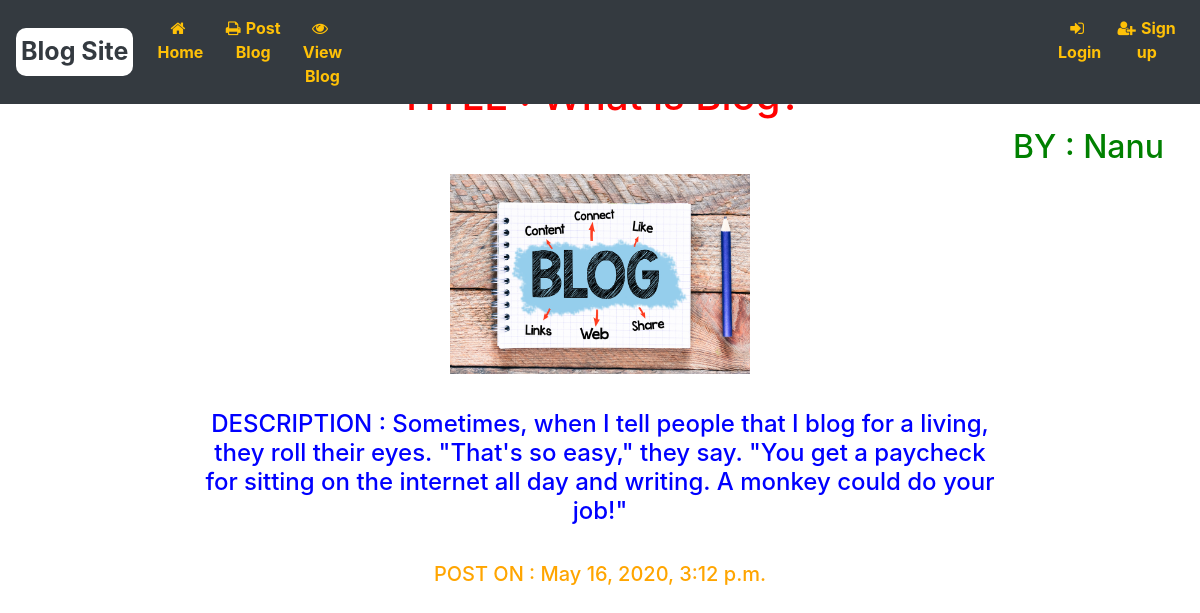
The page /Detail_View/4 on the database its author committed.
### Blog_App/models.py (models this page shows)
class Post_blog_form(models.Model):
    Title = models.CharField(max_length=200)
    Description = models.TextField()
    Pic = models.FileField(upload_to='images/')
    Author = models.CharField(max_length=50)
    Date_time = models.DateTimeField(default=datetime.now)

### Blog_App/views.py (the view)
# urls.py: path('Detail_View/<id>',views.DetailView),
def DetailView(request,id):
    blog_list=Post_blog_form.objects.get(id=id)
    blog_dict={'Blog':blog_list}
    if request.method=='POST':
        blog_list.delete()
        blog_dict.update({'msg':'Blog Deleted Successfully'})
    return render(request,'Blog_App/Detail_View.html',context=blog_dict)

### templates/Blog_App/Detail_View.html (shortened to what this page needs)
{% extends 'Blog_App/base.html' %}
{% load static%}
{% block parentblock %}
{% if Blog %}
<h1 id="ab">TITLE : {{Blog.Title}}</h1>
<h2>BY : {{Blog.Author}}</h2>
<img src="{{Blog.Pic.url}}" height="100px" width="150px" alt="Blog Image">
<h4>DESCRIPTION : {{Blog.Description}}</h4>
<h5>POST ON : {{Blog.Date_time}}</h5>
{%endif%}
{%endblock%}

### templates/Blog_App/Detail_View.html (style rules this page uses)
#ab { margin-top:6%; text-align: center; color: red; }
h2 { text-align:right; color:green; margin-right:3%; }
img { display:block; margin-left: auto; margin-right: auto; width:300px; height:200px; }
h4 { margin-top: 3%; margin-left: auto; margin-right: auto; display: block; color: blue; width: 800px; text-align:center; }
h5 { text-align: center; margin-top:3%; color: orange; }

### rows shown on the page
Post_blog_form: Author "Nanu", Pic (picture), Description "Sometimes, when I tell people that I blog for a living, they roll their eyes. \"That's so easy,\" they say. \"You get a paycheck for sitting on the internet all day and writing. A monkey could do your job!\"", Date_time "May 16, 2020, 3:12 p.m."
